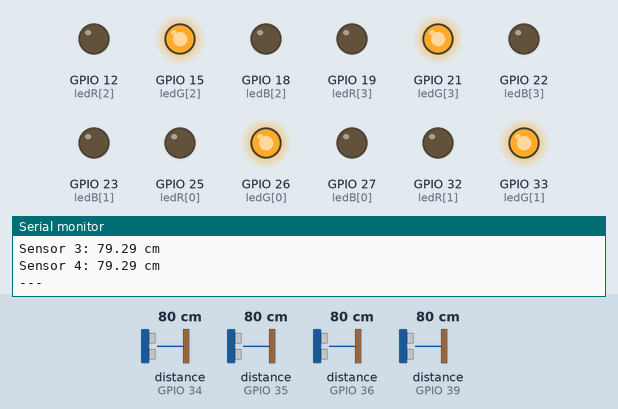
A sketch run on a simulated ESP32. On the bench: output pins drawn as LEDs (lit = HIGH), the last lines printed to the serial monitor. Wiring (inferred from the names in the program): 4 × ultrasonic range finder: trigger GPIO 4, echo GPIO 34 / trigger GPIO 5, echo GPIO 35 / trigger GPIO 13, echo GPIO 36 / trigger GPIO 14, echo GPIO 39. The inputs (shaded band) are chosen by the test bench; at power-on: distance to the obstacle (sensors on GPIO 34, GPIO 35, GPIO 36, GPIO 39) 80 cm. The echo pulse lasts 58.3 µs per cm; pins used as bus, display or sensor lines are not drawn.

Above: at 1.2 s.
1.3 s: distance to the obstacle (sensor on GPIO 34) set to 7 cm
2.8 s: distance to the obstacle (sensor on GPIO 34) set to 4 cm
At 3.9 s:
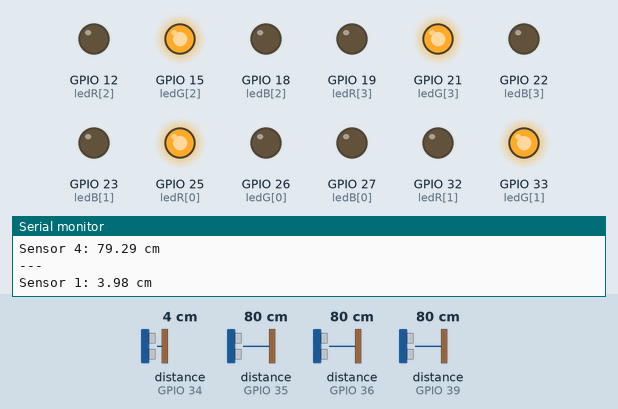
4.3 s: distance to the obstacle (sensor on GPIO 35) set to 7 cm
5.8 s: distance to the obstacle (sensor on GPIO 35) set to 4 cm
At 7.0 s:
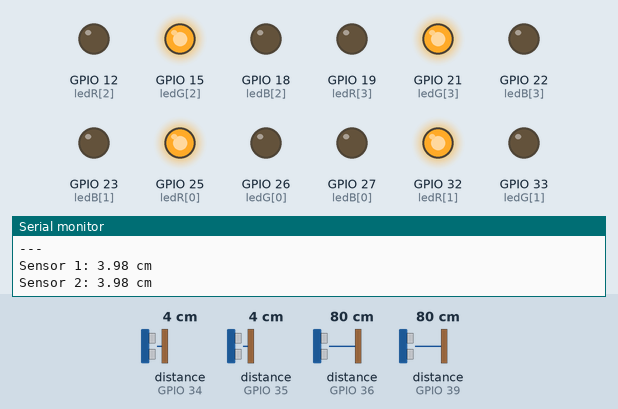
7.3 s: distance to the obstacle (sensor on GPIO 36) set to 7 cm
8.8 s: distance to the obstacle (sensor on GPIO 36) set to 4 cm
At 9.6 s:
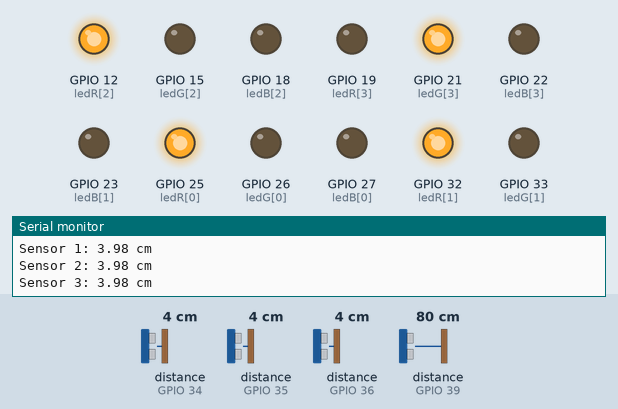
Timing chart, 0 to 11.4 s (numbered marks = the images above; inputs shaded):
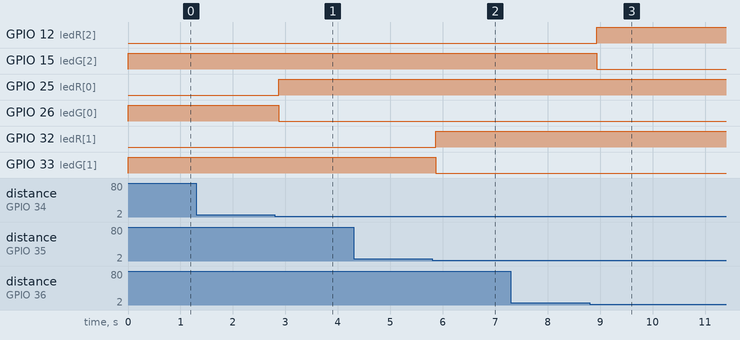

Measured:
- the behaviour switches between 6 and 5 cm on distance to the obstacle (sensor on GPIO 34) (found by bisection; images 0 and 1)
- the behaviour switches between 6 and 5 cm on distance to the obstacle (sensor on GPIO 35) (found by bisection; images 1 and 2)
- the behaviour switches between 6 and 5 cm on distance to the obstacle (sensor on GPIO 36) (found by bisection; images 2 and 3)
- after the input at 2.8 s, GPIO 25 (ledR[0]): LOW → HIGH after 0.07 s; GPIO 26 (ledG[0]): HIGH → LOW after 0.07 s
- after the input at 5.8 s, GPIO 32 (ledR[1]): LOW → HIGH after 0.06 s; GPIO 33 (ledG[1]): HIGH → LOW after 0.06 s
- after the input at 8.8 s, GPIO 12 (ledR[2]): LOW → HIGH after 0.13 s; GPIO 15 (ledG[2]): HIGH → LOW after 0.13 s

The sketch:

estacionamento.ino
```cpp
// Código original fornecido pelo usuário, sem modificações de lógica.
const int NUM = 4;
const int trigPins[NUM] = { 4, 5, 13, 14 };
const int echoPins[NUM] = { 34, 35, 36, 39 };
const int ledR[NUM] = { 25, 32, 12, 19 };
const int ledG[NUM] = { 26, 33, 15, 21 };
const int ledB[NUM] = { 27, 23, 18, 22 };
#define SOUND_SPEED 0.034
const float DISTANCIA_LIMITE = 5.0;
const int LEITURAS_PARA_LIBERAR = 2;
bool ocupado[NUM];
int contLivre[NUM];
int semLeitura[NUM];
float lerDistancia(int trig, int echo) {
  digitalWrite(trig, LOW); delayMicroseconds(2);
  digitalWrite(trig, HIGH); delayMicroseconds(10);
  digitalWrite(trig, LOW);
  long duration = pulseIn(echo, HIGH, 30000);
  if (duration == 0) return -1;
  return duration * SOUND_SPEED / 2;
}
void atualizarLed(int i) {
  digitalWrite(ledR[i], ocupado[i] ? HIGH : LOW);
  digitalWrite(ledG[i], ocupado[i] ? LOW : HIGH);
}
void setup() {
  Serial.begin(115200);
  for (int i = 0; i < NUM; i++) {
    pinMode(trigPins[i], OUTPUT); pinMode(echoPins[i], INPUT);
    digitalWrite(trigPins[i], LOW);
    pinMode(ledR[i], OUTPUT); pinMode(ledG[i], OUTPUT); pinMode(ledB[i], OUTPUT);
    digitalWrite(ledB[i], LOW);
    ocupado[i] = false; contLivre[i] = 0; semLeitura[i] = 0;
    atualizarLed(i);
  }
}
void loop() {
  for (int i = 0; i < NUM; i++) {
    float dist = lerDistancia(trigPins[i], echoPins[i]);
    Serial.print("Sensor "); Serial.print(i + 1); Serial.print(": ");
    if (dist < 0) {
      semLeitura[i]++; Serial.print("sem leitura");
      if (semLeitura[i] >= 20) Serial.print("  <-- verifique fiacao/divisor deste sensor");
      Serial.println();
    } else {
      semLeitura[i] = 0; Serial.print(dist); Serial.println(" cm");
    }
    if (dist >= 0 && dist < DISTANCIA_LIMITE) {
      ocupado[i] = true; contLivre[i] = 0;
    } else if (dist >= DISTANCIA_LIMITE) {
      if (ocupado[i]) {
        contLivre[i]++;
        if (contLivre[i] >= LEITURAS_PARA_LIBERAR) {
          ocupado[i] = false; contLivre[i] = 0;
        }
      }
    }
    atualizarLed(i); delay(30);
  }
  Serial.println("---"); delay(30);
}
```
